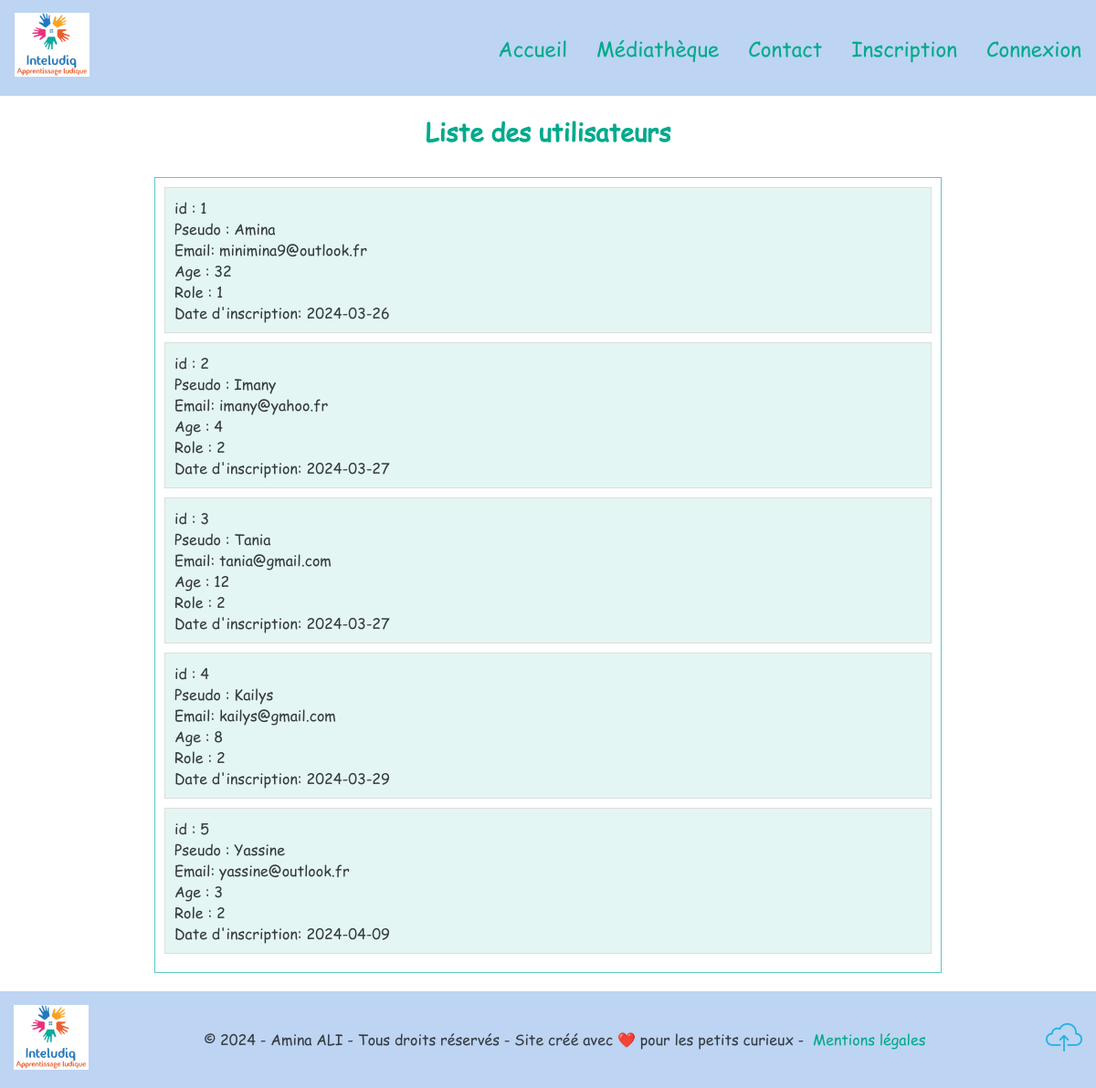
The app's page /controleur/clsListeUtilisateurs.php with its own data.
### tables this page shows
CREATE TABLE `utilisateur` (
  `idUtilisateur` int(11) NOT NULL,
  `pseudo` varchar(50) NOT NULL,
  `motDePasse` varchar(60) NOT NULL,
  `email` varchar(254) NOT NULL,
  `age` int(11) NOT NULL,
  `role` int(11) DEFAULT NULL,
  `_date` date NOT NULL
);

### controleur/clsListeUtilisateurs.php (called while the page is built, shortened)
<?php
require RACINE . "/modele/bdUtilisateur.php";
$listeUtilisateurs = obtenirTousUtilisateurs();
include RACINE . "/vue/vueListeUtilisateurs.php";
?>

### modele/bdUtilisateur.php (called while the page is built, shortened)
<?php
if (!defined('BD_UTILISATEUR_INCLUDED')) {
    function obtenirTousUtilisateurs()
    {
        $pdo = connexionPDO();
        $stmt = $pdo->prepare("SELECT * FROM utilisateur");
        $stmt->execute();
        return $stmt->fetchAll(PDO::FETCH_ASSOC);
    }
}

### vue/vueListeUtilisateurs.php (the view)
<?php
include RACINE . "/vue/menu.php";
?>
<main class="container">
<div class="titre">
        <h1>Liste des utilisateurs</h1>
    </div>
    <div class="containerMessage">
        <?php if (!empty($listeUtilisateurs)) : ?>
            <ul class="messageList">
                <?php foreach ($listeUtilisateurs as $listeUtilisateur) : ?>
                    <li class="messageItem">
                        <div class="messageContent">
                            <p><?php echo "id : " . $listeUtilisateur['idUtilisateur'] . "<br>"; ?></p>
                            <p><?php echo "Pseudo : " . $listeUtilisateur['pseudo'] . "<br>"; ?></p>
                            <p><?php echo "Email: " . $listeUtilisateur['email'] . "<br>"; ?></p>
                            <p><?php echo "Age : " . $listeUtilisateur['age'] . "<br>"; ?></p>
                            <p><?php echo "Role : " . $listeUtilisateur['role'] . "<br>"; ?></p>
                            <p><?php echo "Date d'inscription: " . $listeUtilisateur['_date'] . "<br>"; ?></p>
                        </div>
                    </li>
                <?php endforeach; ?>
            </ul>
        <?php else : ?>
            <p>Aucun commentaire disponible pour le moment.</p>
        <?php endif; ?>
    </div>
</main>
<?php
include RACINE . "/vue/piedPage.php";
?>

### asset/css/style.css (style rules this page uses)
* { margin: 0; padding: 0; }
body { font-family: "Comic Sans MS", Arial, sans-serif; }
html, body { overflow-x: hidden; }
ul { list-style-type: none; list-style-image: none; }
h1, h2, h3 { color: #00AA8C; }
p { color: #343a40; }
.container { width: 1200px; width: 100%; background-color: #FFF; }
.titre { margin-top: 34px; margin-bottom: 21px; }
.titre h1 { text-align: center; font-size: 1.4rem; }
.containerMessage { border: 1px solid #5cc8cb; padding: 10px; max-width: 70%; margin: 0 auto; margin-top: 20px; margin-bottom: 20px; }
.messageList { list-style-type: none; padding: 0; }
.messageItem { background-color: rgba(0, 170, 139, 0.1058823529); border: 1px solid #ddd; margin-bottom: 10px; }
.messageContent { font-size: 16px; padding: 10px; }
@media only screen and (min-width: 768px) { .titre { margin-top: 5px; margin-bottom: 5px; } }
@media only screen and (min-width: 768px) { .titre h1 { text-align: center; font-size: 1.7rem; margin-top: 20px; margin-bottom: 30px; } }
@media screen and (min-width: 1200px) and (max-width: 1600px) { .container { max-width: 1900px; } }

### records on screen
utilisateur: idUtilisateur "1", pseudo "Amina", email "minimina9@outlook.fr", age "32", role "1", _date "2024-03-26"
utilisateur: idUtilisateur "2", pseudo "Imany", email "imany@yahoo.fr", age "4", role "2", _date "2024-03-27"
utilisateur: idUtilisateur "3", pseudo "Tania", email "tania@gmail.com", age "12", role "2", _date "2024-03-27"
utilisateur: idUtilisateur "4", pseudo "Kailys", email "kailys@gmail.com", age "8", role "2", _date "2024-03-29"
utilisateur: idUtilisateur "5", pseudo "Yassine", email "yassine@outlook.fr", age "3", role "2", _date "2024-04-09"
